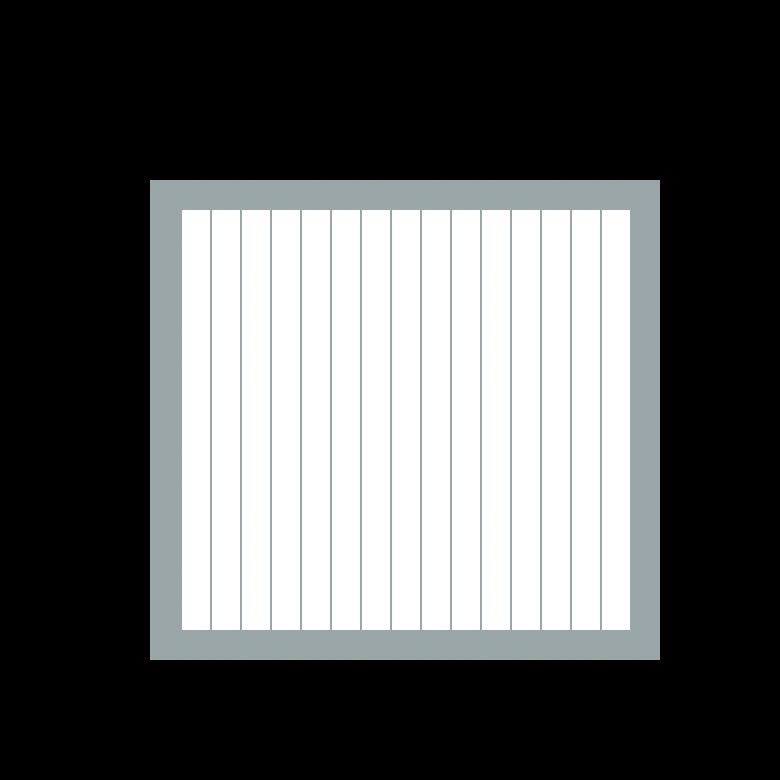

A level layout from a 2D game, rendered from its tile map. Below: a short description, then the map file with its tile-grid data intact:
An orthogonal 26x26 tile map with 30x30 px tiles, 1 tile layer (walls).

<map version="1.2" tiledversion="1.3.5" orientation="orthogonal" renderorder="right-down" width="26" height="26" tilewidth="30" tileheight="30" infinite="0" nextlayerid="6" nextobjectid="1">
 <editorsettings>
  <export target="maps/room.json" format="json" />
 </editorsettings>
 <tileset firstgid="1" source="room.tsx" />
 <layer id="5" name="walls" width="26" height="26">
  <data encoding="csv">
0,0,0,0,0,0,0,0,0,0,0,0,0,0,0,0,0,0,0,0,0,0,0,0,0,0,
0,0,0,0,0,0,0,0,0,0,0,0,0,0,0,0,0,0,0,0,0,0,0,0,0,0,
0,0,0,0,0,0,0,0,0,0,0,0,0,0,0,0,0,0,0,0,0,0,0,0,0,0,
0,0,0,0,0,0,0,0,0,0,0,0,0,0,0,0,0,0,0,0,0,0,0,0,0,0,
0,0,0,0,0,0,0,0,0,0,0,0,0,0,0,0,0,0,0,0,0,0,0,0,0,0,
0,0,0,0,0,0,0,0,0,0,0,0,0,0,0,0,0,0,0,0,0,0,0,0,0,0,
0,0,0,0,0,1,1,1,1,1,1,1,1,1,1,1,1,1,1,1,1,1,0,0,0,0,
0,0,0,0,0,1,2,2,2,2,2,2,2,2,2,2,2,2,2,2,2,1,0,0,0,0,
0,0,0,0,0,1,2,2,2,2,2,2,2,2,2,2,2,2,2,2,2,1,0,0,0,0,
0,0,0,0,0,1,2,2,2,2,2,2,2,2,2,2,2,2,2,2,2,1,0,0,0,0,
0,0,0,0,0,1,2,2,2,2,2,2,2,2,2,2,2,2,2,2,2,1,0,0,0,0,
0,0,0,0,0,1,2,2,2,2,2,2,2,2,2,2,2,2,2,2,2,1,0,0,0,0,
0,0,0,0,0,1,2,2,2,2,2,2,2,2,2,2,2,2,2,2,2,1,0,0,0,0,
0,0,0,0,0,1,2,2,2,2,2,2,2,2,2,2,2,2,2,2,2,1,0,0,0,0,
0,0,0,0,0,1,2,2,2,2,2,2,2,2,2,2,2,2,2,2,2,1,0,0,0,0,
0,0,0,0,0,1,2,2,2,2,2,2,2,2,2,2,2,2,2,2,2,1,0,0,0,0,
0,0,0,0,0,1,2,2,2,2,2,2,2,2,2,2,2,2,2,2,2,1,0,0,0,0,
0,0,0,0,0,1,2,2,2,2,2,2,2,2,2,2,2,2,2,2,2,1,0,0,0,0,
0,0,0,0,0,1,2,2,2,2,2,2,2,2,2,2,2,2,2,2,2,1,0,0,0,0,
0,0,0,0,0,1,2,2,2,2,2,2,2,2,2,2,2,2,2,2,2,1,0,0,0,0,
0,0,0,0,0,1,2,2,2,2,2,2,2,2,2,2,2,2,2,2,2,1,0,0,0,0,
0,0,0,0,0,1,1,1,1,1,1,1,1,1,1,1,1,1,1,1,1,1,0,0,0,0,
0,0,0,0,0,0,0,0,0,0,0,0,0,0,0,0,0,0,0,0,0,0,0,0,0,0,
0,0,0,0,0,0,0,0,0,0,0,0,0,0,0,0,0,0,0,0,0,0,0,0,0,0,
0,0,0,0,0,0,0,0,0,0,0,0,0,0,0,0,0,0,0,0,0,0,0,0,0,0,
0,0,0,0,0,0,0,0,0,0,0,0,0,0,0,0,0,0,0,0,0,0,0,0,0,0
</data>
 </layer>
</map>